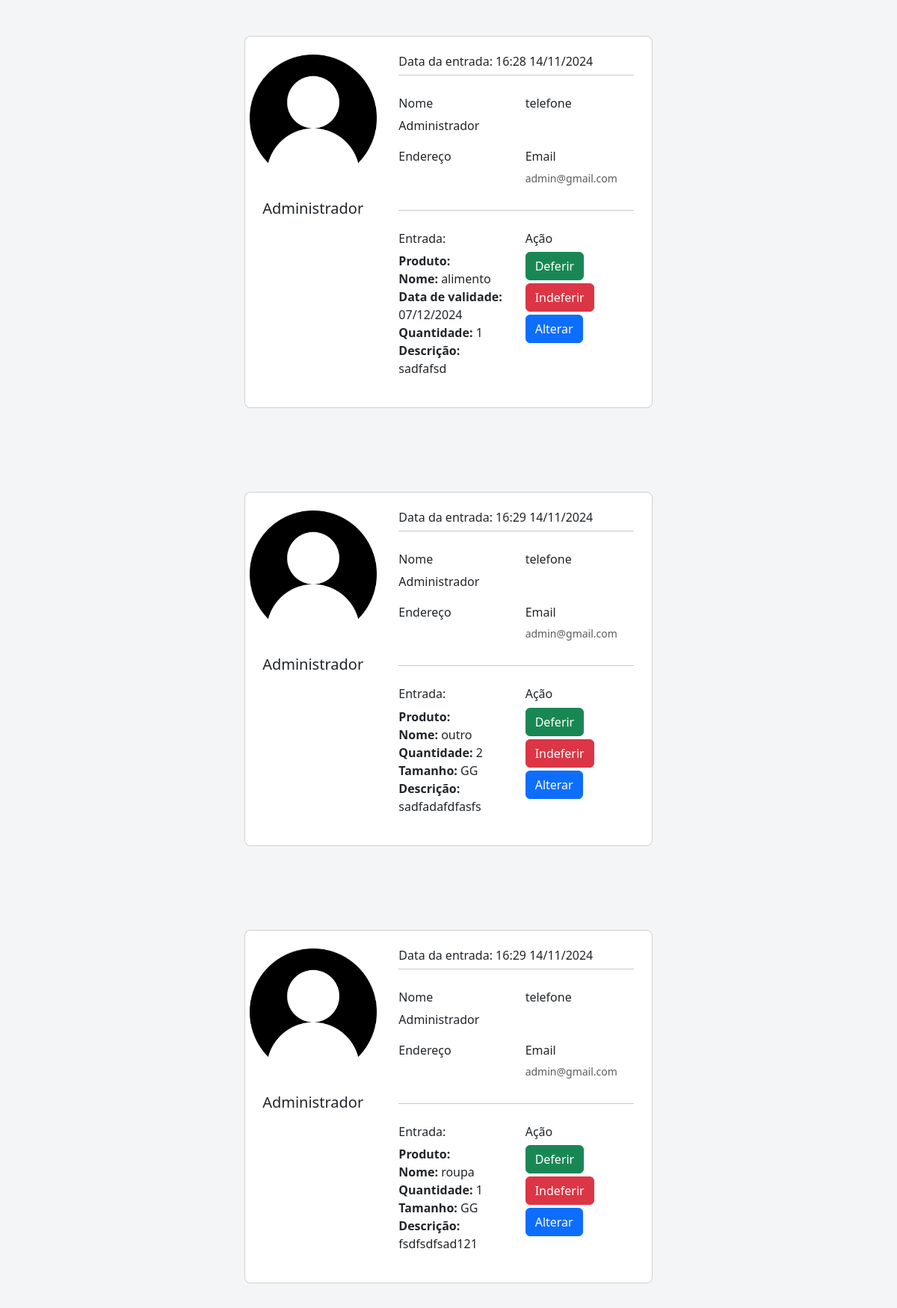
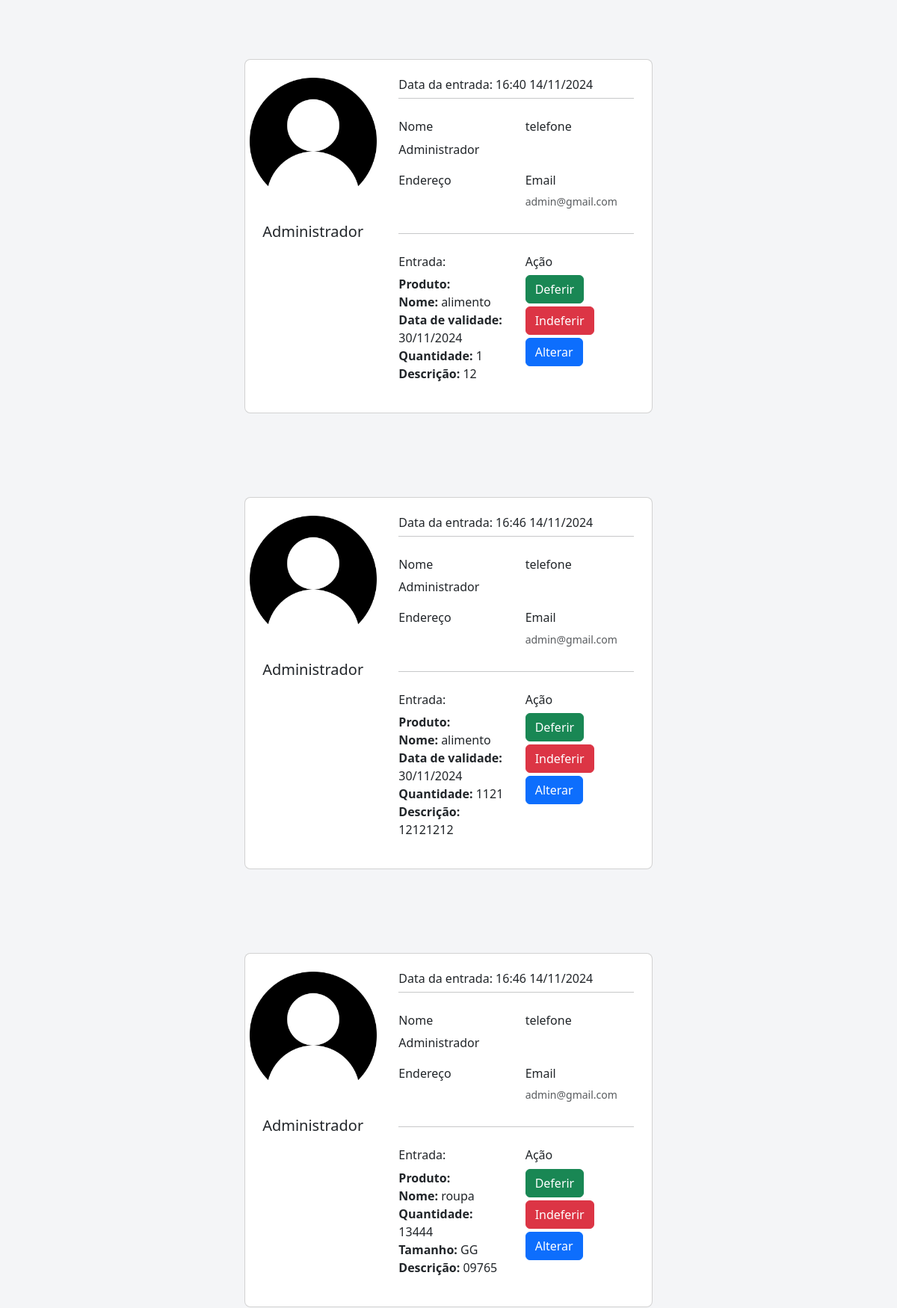
Screenshot of /entradas.php (upper part) with the database file from the repository (2 pictures, top to bottom).
### tables this page shows
CREATE TABLE IF NOT EXISTS `entrada` (
  `id_entrada` int NOT NULL AUTO_INCREMENT,
  `data_entrada` datetime DEFAULT NULL,
  `id_usuario` int DEFAULT NULL,
  `deferido` tinyint(1) DEFAULT NULL,
  `quantidade` int DEFAULT NULL,
  `descricao` text,
  `data_validade` date DEFAULT NULL,
  `tamanho` varchar(3) DEFAULT NULL,
  `subtipo_doacao` varchar(255) DEFAULT NULL,
  `nome` varchar(255) NOT NULL,
  PRIMARY KEY (`id_entrada`),
  KEY `fk_usuario` (`id_usuario`)
);

CREATE TABLE IF NOT EXISTS `usuario` (
  `id_usuario` int NOT NULL AUTO_INCREMENT,
  `nome` varchar(255) DEFAULT NULL,
  `senha` varchar(255) DEFAULT NULL,
  `email` varchar(255) DEFAULT NULL,
  `endereco` varchar(255) DEFAULT NULL,
  `telefone` varchar(255) DEFAULT NULL,
  `tipo_cliente` int DEFAULT NULL,
  `foto` varchar(255) NOT NULL,
  PRIMARY KEY (`id_usuario`)
);

### entradas.php (the view, shortened to what this page needs)
<?php
$conexao = conectar();
$sql ="SELECT * FROM entrada WHERE deferido IS null";
$resultado = mysqli_query($conexao,$sql);
while ($geral = mysqli_fetch_assoc($resultado)) {
  $sql_usuario = "SELECT * FROM usuario WHERE id_usuario = " . $geral['id_usuario'];
  $resultado_usuario = mysqli_query($conexao, $sql_usuario);
  $dados = mysqli_fetch_assoc($resultado_usuario);
  $date = date_create($geral['data_entrada']);
  $id_entrada = $geral['id_entrada'];
?>
<!DOCTYPE html>
<html lang="pt-BR">
<head>
  <?php include "links.php"; ?>
</head>
<body>
  <section  class="vh-25" style="background-color: #f4f5f7;">
    <div class="container py-5 h-100">
      <div class="row d-flex justify-content-center align-items-center h-100">
        <div class="col col-lg-6 mb-4 mb-lg-0">
          <div class="card mb-3" style="border-radius: .5rem;">
            <div class="row g-0">
              <div class="col-md-4 gradient-custom text-center text-white"
                style="border-top-left-radius: .5rem; border-bottom-left-radius: .5rem;">
                  <tr><td><img class="my-4" src='img/<?php echo $dados['foto'] ?>' width='170px' height='170px'></td></tr>
                  <h5 class="text-dark"><?php echo $dados['nome'] ?></h5>
                  <i class="far fa-edit mb-5"></i>
              </div>
              <div class="col-md-8">
                <div class="card-body p-4">
                  <h6>Data da entrada: <?php echo date_format($date,"H:i   d/m/Y"); ?></h6>
                  <hr class="mt-0 mb-4">
                  <div class="row pt-1">
                    <div class="col-6 mb-3">
                      <h6>Nome</h6>
                      <?php echo $dados['nome'];?>
                    </div>
                    <div class="col-6 mb-3">
                      <h6>telefone</h6>
                    </div>
                  </div>
                  <div class="row pt-1">
                    <div class="col-6 mb-3">
                  <h6>Endereço</h6>
                  </div>
                  <div class="col-6 mb-3">
                    <h6>Email</h6>
                    <p class="text-muted"> <?php echo  $dados['email'] . "</p>"; ?>
                  </div>
                  </div>
                  <hr class="mt-0 mb-4">
                  <div class="row pt-1">
                    <div class="col-6 mb-3">
                    <h6>Entrada:</h6>
                    <?php
                    $date = date_create($geral['data_validade']);
                     echo"<b>Produto: </b>" . $geral['tipo_doacao'] . "<br>";
                     echo"<b>Nome: </b>" . $geral['subtipo_doacao'] . "<br>";
                     if($geral['subtipo_doacao'] == 'alimento'){
                     echo"<b>Data de validade: </b>" . date_format($date,"d/m/Y") . "<br>";}
                     echo"<b>Quantidade: </b>" . $geral['quantidade'] . "<br>";
                     if($geral['subtipo_doacao'] !='alimento'){echo"<b>Tamanho: </b>" . $geral['tamanho'] . "<br>";}
                     echo"<b>Descrição:</b> " . $geral['descricao'] . "<br>";
                       ?>
                    </div>
                    <div class="col-6 mb-3">
                      <h6>Ação</h6>
                      <form action="crud/deferir.php?resposta=sim&movimentacao=entrada&id_entrada=<?php echo $id_entrada; ?>" method="POST">
                      <button class="btn btn-success mb-1">Deferir</button>
                    </form>
                    <form action="crud/deferir.php?resposta=nao&movimentacao=entrada&id_entrada=<?php echo $id_entrada; ?>" method="POST">
                    <button class="btn btn-danger mb-1">Indeferir</button>
                    </form>
                    <a class="btn btn-primary" href="form-alterar-entrada.php?id_entrada=<?php echo $id_entrada; ?>">Alterar</a>
                    </div>
                  </div>
                </div>
              </div>
            </div>
          </div>
        </div>
      </div>
    </div>
  </section>
  <?php } ?>
</body>
</html>

### css/estilo.css (style rules this page uses)
body { font-family: 'roboto',sans-serif; width: 100%; height: 100%; text-decoration: none; }
.row { margin: 0; }
p,li { font-size: 14px; }

### rows the page displays
entrada: id_usuario.foto (placeholder picture), id_usuario.nome "Administrador", data_entrada "16:28 14/11/2024", id_usuario.email "admin@gmail.com", subtipo_doacao "alimento", data_validade "07/12/2024", quantidade "1", descricao "sadfafsd"
entrada: id_usuario.foto (placeholder picture), id_usuario.nome "Administrador", data_entrada "16:29 14/11/2024", id_usuario.email "admin@gmail.com", subtipo_doacao "outro", quantidade "2", tamanho "GG", descricao "sadfadafdfasfs"
entrada: id_usuario.foto (placeholder picture), id_usuario.nome "Administrador", data_entrada "16:29 14/11/2024", id_usuario.email "admin@gmail.com", subtipo_doacao "roupa", quantidade "1", tamanho "GG", descricao "fsdfsdfsad121"
entrada: id_usuario.foto (placeholder picture), id_usuario.nome "Administrador", data_entrada "16:40 14/11/2024", id_usuario.email "admin@gmail.com", subtipo_doacao "alimento", data_validade "30/11/2024", quantidade "1", descricao "12"
entrada: id_usuario.foto (placeholder picture), id_usuario.nome "Administrador", data_entrada "16:46 14/11/2024", id_usuario.email "admin@gmail.com", subtipo_doacao "alimento", data_validade "30/11/2024", quantidade "1121", descricao "12121212"
entrada: id_usuario.foto (placeholder picture), id_usuario.nome "Administrador", data_entrada "16:46 14/11/2024", id_usuario.email "admin@gmail.com", subtipo_doacao "roupa", quantidade "13444", tamanho "GG", descricao "09765"
